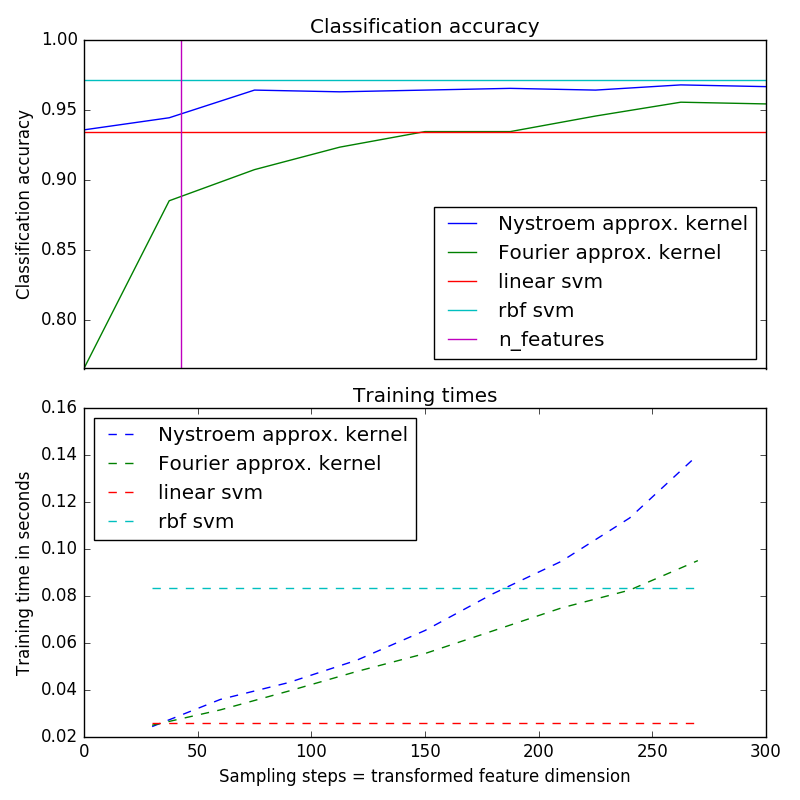

Generate this figure with Python:
import matplotlib.pyplot as plt
import numpy as np
from time import time

# Import datasets, classifiers and performance metrics
from sklearn import datasets, svm, pipeline
from sklearn.kernel_approximation import (RBFSampler,
                                          Nystroem)
from sklearn.decomposition import PCA

# The digits dataset
digits = datasets.load_digits(n_class=9)

# To apply an classifier on this data, we need to flatten the image, to
# turn the data in a (samples, feature) matrix:
n_samples = len(digits.data)
data = digits.data / 16.
data -= data.mean(axis=0)

# We learn the digits on the first half of the digits
data_train, targets_train = data[:n_samples / 2], digits.target[:n_samples / 2]


# Now predict the value of the digit on the second half:
data_test, targets_test = data[n_samples / 2:], digits.target[n_samples / 2:]
#data_test = scaler.transform(data_test)

# Create a classifier: a support vector classifier
kernel_svm = svm.SVC(gamma=.2)
linear_svm = svm.LinearSVC()

# create pipeline from kernel approximation
# and linear svm
feature_map_fourier = RBFSampler(gamma=.2, random_state=1)
feature_map_nystroem = Nystroem(gamma=.2, random_state=1)
fourier_approx_svm = pipeline.Pipeline([("feature_map", feature_map_fourier),
                                        ("svm", svm.LinearSVC())])

nystroem_approx_svm = pipeline.Pipeline([("feature_map", feature_map_nystroem),
                                        ("svm", svm.LinearSVC())])

# fit and predict using linear and kernel svm:

kernel_svm_time = time()
kernel_svm.fit(data_train, targets_train)
kernel_svm_score = kernel_svm.score(data_test, targets_test)
kernel_svm_time = time() - kernel_svm_time

linear_svm_time = time()
linear_svm.fit(data_train, targets_train)
linear_svm_score = linear_svm.score(data_test, targets_test)
linear_svm_time = time() - linear_svm_time

sample_sizes = 30 * np.arange(1, 10)
fourier_scores = []
nystroem_scores = []
fourier_times = []
nystroem_times = []

for D in sample_sizes:
    fourier_approx_svm.set_params(feature_map__n_components=D)
    nystroem_approx_svm.set_params(feature_map__n_components=D)
    start = time()
    nystroem_approx_svm.fit(data_train, targets_train)
    nystroem_times.append(time() - start)

    start = time()
    fourier_approx_svm.fit(data_train, targets_train)
    fourier_times.append(time() - start)

    fourier_score = fourier_approx_svm.score(data_test, targets_test)
    nystroem_score = nystroem_approx_svm.score(data_test, targets_test)
    nystroem_scores.append(nystroem_score)
    fourier_scores.append(fourier_score)

# plot the results:
plt.figure(figsize=(8, 8))
accuracy = plt.subplot(211)
# second y axis for timeings
timescale = plt.subplot(212)

accuracy.plot(sample_sizes, nystroem_scores, label="Nystroem approx. kernel")
timescale.plot(sample_sizes, nystroem_times, '--',
               label='Nystroem approx. kernel')

accuracy.plot(sample_sizes, fourier_scores, label="Fourier approx. kernel")
timescale.plot(sample_sizes, fourier_times, '--',
               label='Fourier approx. kernel')

# horizontal lines for exact rbf and linear kernels:
accuracy.plot([sample_sizes[0], sample_sizes[-1]],
              [linear_svm_score, linear_svm_score], label="linear svm")
timescale.plot([sample_sizes[0], sample_sizes[-1]],
               [linear_svm_time, linear_svm_time], '--', label='linear svm')

accuracy.plot([sample_sizes[0], sample_sizes[-1]],
              [kernel_svm_score, kernel_svm_score], label="rbf svm")
timescale.plot([sample_sizes[0], sample_sizes[-1]],
               [kernel_svm_time, kernel_svm_time], '--', label='rbf svm')

# vertical line for dataset dimensionality = 64
accuracy.plot([64, 64], [0.7, 1], label="n_features")

# legends and labels
accuracy.set_title("Classification accuracy")
timescale.set_title("Training times")
accuracy.set_xlim(sample_sizes[0], sample_sizes[-1])
accuracy.set_xticks(())
accuracy.set_ylim(np.min(fourier_scores), 1)
timescale.set_xlabel("Sampling steps = transformed feature dimension")
accuracy.set_ylabel("Classification accuracy")
timescale.set_ylabel("Training time in seconds")
accuracy.legend(loc='best')
timescale.legend(loc='best')

# visualize the decision surface, projected down to the first
# two principal components of the dataset
pca = PCA(n_components=8).fit(data_train)

X = pca.transform(data_train)

# Generate grid along first two principal components
multiples = np.arange(-2, 2, 0.1)
# steps along first component
first = multiples[:, np.newaxis] * pca.components_[0, :]
# steps along second component
second = multiples[:, np.newaxis] * pca.components_[1, :]
# combine
grid = first[np.newaxis, :, :] + second[:, np.newaxis, :]
flat_grid = grid.reshape(-1, data.shape[1])

# title for the plots
titles = ['SVC with rbf kernel',
          'SVC (linear kernel)\n with Fourier rbf feature map\n'
          'n_components=100',
          'SVC (linear kernel)\n with Nystroem rbf feature map\n'
          'n_components=100']

plt.tight_layout()
plt.figure(figsize=(12, 5))

# predict and plot
for i, clf in enumerate((kernel_svm, nystroem_approx_svm,
                         fourier_approx_svm)):
    # Plot the decision boundary. For that, we will assign a color to each
    # point in the mesh [x_min, x_max]x[y_min, y_max].
    plt.subplot(1, 3, i + 1)
    Z = clf.predict(flat_grid)

    # Put the result into a color plot
    Z = Z.reshape(grid.shape[:-1])
    plt.contourf(multiples, multiples, Z, cmap=plt.cm.Paired)
    plt.axis('off')

    # Plot also the training points
    plt.scatter(X[:, 0], X[:, 1], c=targets_train, cmap=plt.cm.Paired)

    plt.title(titles[i])
plt.tight_layout()
plt.show()
